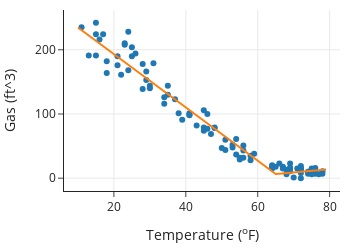

Write notebook code for a chart like this one.
### Code cell
fig = px.scatter(
    heat_df, x="temp", y="ccf",
    labels={"temp": "Temperature (<sup>o</sup>F)", "ccf": "Gas (ft^3)"},
    width=350, height=250
)

fig.add_trace(go.Scatter(x=Xs["temp"], y=y_hats))

fig.update_layout(showlegend=False)
fig.show()

### Figure 1 — Plotly figure (JSON) as saved in the notebook; plotly's stock layout.template omitted (floating-point values rounded to 4 significant figures)
{"data": [{"hovertemplate": "Temperature (<sup>o</sup>F)=%{x}<br>Gas (ft^3)=%{y}<extra></extra>", "legendgroup": "", "marker": {"color": "#1F77B4", "symbol": "circle"}, "mode": "markers", "name": "", "orientation": "v", "showlegend": false, "type": "scatter", "x": [29, 31, 15, 43, 23, 71, 67, 72, 15, 64, 58, 48, 35, 16, 25, 35, 53, 69, 75, 72, 67, 46, 29, 25, 34, 47, 69, 72, 76, 69, 51, 45, 21, 48, 23, 28, 70, 51, 64, 76, 54, 37, 11, 75, 24, 64, 26, 18, 72, 72, 45, 66, 17, 56, 54, 56, 74, 69, 78, 72, 56, 21, 41, 30, 22, 34, 53, 59, 74, 78, 77, 64, 41, 30, 50, 24, 13, 38, 46, 65, 74, 76, 75, 68, 58, 41, 18, 28, 15, 45, 75, 55, 68, 67, 76, 55, 39], "xaxis": "x", "y": [166, 179, 224, 82, 208, 15, 15, 8, 242, 18, 35, 78, 144, 216, 204, 130, 48, 16, 14, 15, 18, 100, 153, 190, 126, 69, 16, 15, 16, 23, 60, 106, 190, 79, 210, 178, 1, 44, 20, 7, 37, 123, 235, 15, 228, 17, 194, 164, 13, 0, 74, 23, 224, 43, 61, 51, 9, 11, 11, 19, 32, 176, 99, 144, 161, 116, 52, 38, 10, 7, 6, 15, 101, 140, 47, 168, 191, 101, 77, 18, 7, 9, 6, 13, 28, 98, 182, 139, 191, 79, 12, 29, 6, 16, 11, 32, 91], "yaxis": "y"}, {"type": "scatter", "x": [10, 11, 12, 13, 14, 15, 16, 17, 18, 19, 20, 21, 22, 23, 24, 25, 26, 27, 28, 29, 30, 31, 32, 33, 34, 35, 36, 37, 38, 39, 40, 41, 42, 43, 44, 45, 46, 47, 48, 49, 50, 51, 52, 53, 54, 55, 56, 57, 58, 59, 60, 61, 62, 63, 64, 65, 66, 67, 68, 69, 70, 71, 72, 73, 74, 75, 76, 77, 78, 79], "y": [234.7, 230.6, 226.4, 222.3, 218.1, 214.0, 209.8, 205.7, 201.5, 197.4, 193.2, 189.1, 184.9, 180.8, 176.6, 172.5, 168.3, 164.2, 160.0, 155.9, 151.7, 147.6, 143.4, 139.3, 135.1, 131.0, 126.8, 122.7, 118.5, 114.4, 110.2, 106.0, 101.9, 97.75, 93.59, 89.44, 85.29, 81.14, 76.99, 72.84, 68.68, 64.53, 60.38, 56.23, 52.08, 47.93, 43.77, 39.62, 35.47, 31.32, 27.17, 23.02, 18.86, 14.71, 10.56, 6.41, 6.91, 7.41, 7.91, 8.41, 8.91, 9.409, 9.909, 10.41, 10.91, 11.41, 11.91, 12.41, 12.91, 13.41]}], "layout": {"height": 250, "legend": {"tracegroupgap": 0}, "showlegend": false, "width": 350, "xaxis": {"anchor": "y", "autorange": true, "domain": [0, 1], "range": [6.119, 82.88], "title": {"text": "Temperature (<sup>o</sup>F)"}, "type": "linear"}, "yaxis": {"anchor": "x", "autorange": true, "domain": [0, 1], "range": [-19.93, 261.9], "title": {"text": "Gas (ft^3)"}, "type": "linear"}}}
